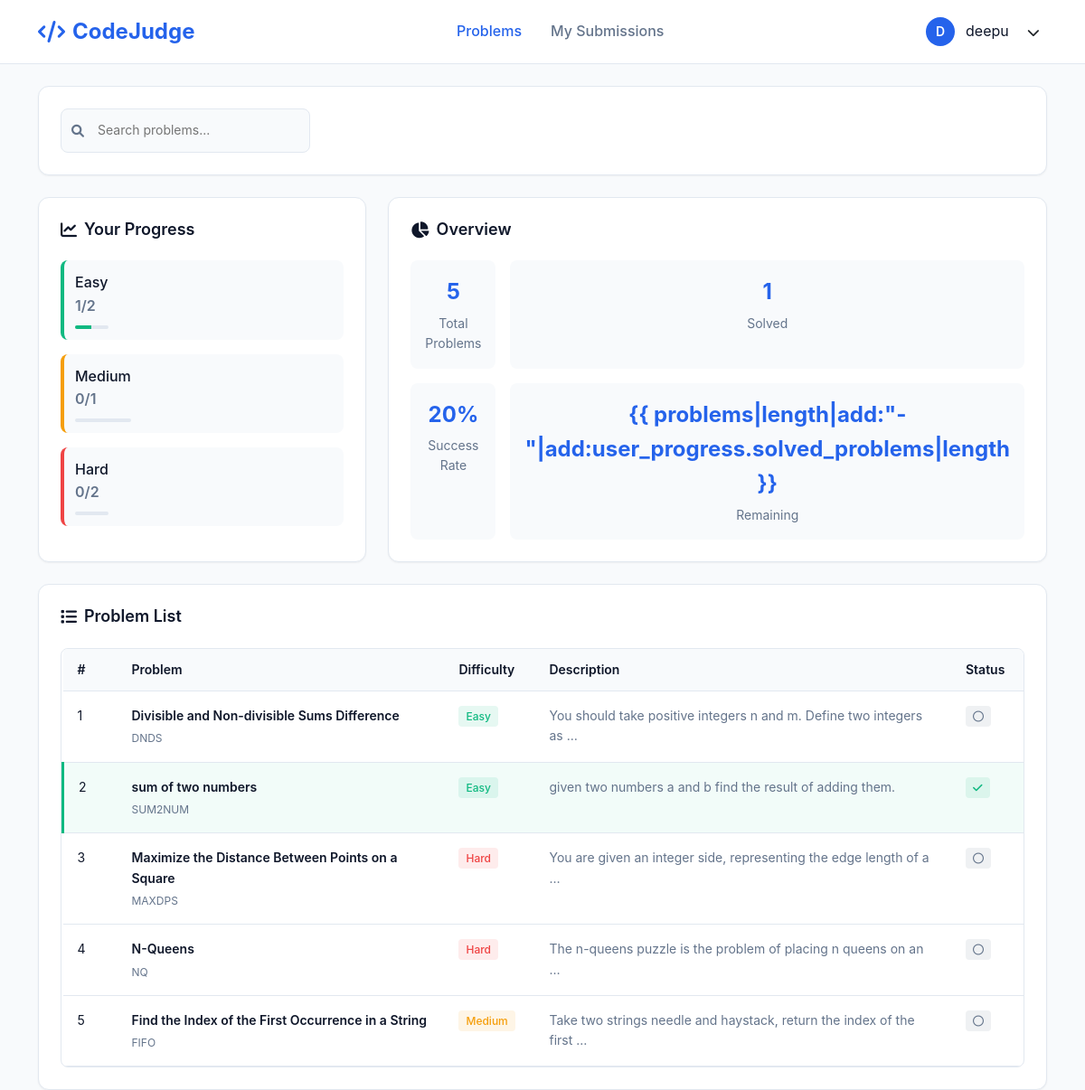
Screenshot of /problems/ (signed in) with the database file from the repository.
### core/models.py (models this page shows, shortened)
class Problem(models.Model):
    DIFFICULTY = (('E','Easy'),('M','Medium'),('H','Hard'))
    name = models.CharField(max_length=100)
    short_code = models.CharField(max_length=40,unique=True)
    statement = models.TextField()
    difficulty = models.CharField(max_length=1,choices=DIFFICULTY)

### core/views.py (the view, shortened to what this page needs)
# urls.py: path('', views.problems_list, name='problems_list'),
def problems_list(request):
    search_query = request.GET.get('search', '').strip()
    problems = Problem.objects.all()
    if search_query:
        problems = problems.filter(
            Q(name__icontains=search_query) |
            Q(short_code__icontains=search_query) |
            Q(statement__icontains=search_query)
        )
    problems = problems.order_by('difficulty', 'name')
    context = {
        'problems': problems,
        'search_query': search_query,
        'easy_count': Problem.objects.filter(difficulty='E').count(),
        'medium_count': Problem.objects.filter(difficulty='M').count(),
        'hard_count': Problem.objects.filter(difficulty='H').count(),
    }
    if request.user.is_authenticated:
        accepted_submissions = Submission.objects.filter(
            user=request.user,
            verdict='AC'
        ).values_list('problem__short_code', flat=True).distinct()
        solved_problems = set(accepted_submissions)
        all_problems = Problem.objects.all()
        easy_solved = 0
        medium_solved = 0
        hard_solved = 0
        for problem in all_problems:
            if problem.short_code in solved_problems:
                if problem.difficulty == 'E':
                    easy_solved += 1
                elif problem.difficulty == 'M':
                    medium_solved += 1
                elif problem.difficulty == 'H':
                    hard_solved += 1
        user_progress = {
            'solved_problems': solved_problems,
            'easy_completed': easy_solved,
            'medium_completed': medium_solved,
            'hard_completed': hard_solved,
        }
        context['user_progress'] = user_progress
    return render(request, 'problem_list.html', context)

### core/templates/problem_list.html (shortened to what this page needs)
{% load static %}
<!DOCTYPE html>
<html lang="en">
<head>
    <link href="https://cdn.jsdelivr.net/npm/bootstrap@5.3.0/dist/css/bootstrap.min.css" rel="stylesheet">
    <link href="https://cdnjs.cloudflare.com/ajax/libs/font-awesome/6.0.0/css/all.min.css" rel="stylesheet">
</head>
<body>
    <header class="header">
        <div class="container">
            <div class="header-content">
                <a href="{% url 'core:problems_list' %}" class="logo">
                    <i class="fas fa-code"></i>
                    CodeJudge
                </a>
                <nav class="nav-links">
                    <a href="{% url 'core:problems_list' %}" class="nav-link active">Problems</a>
                    {% if user.is_authenticated %}
                    <a href="{% url 'core:submissions_list' %}" class="nav-link">My Submissions</a>
                    {% endif %}
                </nav>
                <div class="user-profile">
                    {% if user.is_authenticated %}
                    <div class="user-avatar">{{ user.username|first|upper }}</div>
                    <span>{{ user.username }}</span>
                    <div class="dropdown">
                        <button class="btn btn-sm" type="button" data-bs-toggle="dropdown">
                            <i class="fas fa-chevron-down"></i>
                        </button>
                    </div>
                    {% else %}
                    <a href="{% url 'authentication:login-user' %}" class="nav-link">Login</a>
                    <a href="{% url 'authentication:register-user' %}" class="nav-link">Register</a>
                    {% endif %}
                </div>
            </div>
        </div>
    </header>
    <div class="container" style="margin-top: 1.5rem;">
        <div class="search-section">
            <form method="GET" action="{% url 'core:problems_list' %}">
                <div style="display: flex; align-items: center;">
                    <div class="search-container">
                        <i class="fas fa-search search-icon"></i>
                        <input type="text" name="search" class="search-input" placeholder="Search problems..."
                            value="{{ search_query }}">
                    </div>
                </div>
            </form>
        </div>
        {% if user.is_authenticated and not search_query %}
        <div class="dashboard-grid">
            <div class="progress-card">
                <h3 class="card-title">
                    <i class="fas fa-chart-line"></i>
                    Your Progress
                </h3>
                <div class="progress-stats">
                    <div class="stat-item easy">
                        <div>
                            <div class="stat-label">Easy</div>
                            <div class="stat-value">{{ user_progress.easy_completed }}/{{ easy_count }}</div>
                            <div class="progress-bar">
                                <div class="progress-fill easy" data-easy-completed="{{ user_progress.easy_completed }}"
                                    data-easy-total="{{ easy_count }}"></div>
                            </div>
                        </div>
                    </div>
                    <div class="stat-item medium">
                        <div>
                            <div class="stat-label">Medium</div>
                            <div class="stat-value">{{ user_progress.medium_completed }}/{{ medium_count }}</div>
                            <div class="progress-bar">
                            </div>
                        </div>
                    </div>
                    <div class="stat-item hard">
                        <div>
                            <div class="stat-label">Hard</div>
                            <div class="stat-value">{{ user_progress.hard_completed }}/{{ hard_count }}</div>
                            <div class="progress-bar">
                            </div>
                        </div>
                    </div>
                </div>
            </div>
            <div class="quick-stats">
                <h3 class="card-title">
                    <i class="fas fa-chart-pie"></i>
                    Overview
                </h3>
                <div class="stats-grid">
                    <div class="quick-stat">
                        <div class="quick-stat-number">{{ problems|length }}</div>
                        <div class="quick-stat-label">Total Problems</div>
                    </div>
                    <div class="quick-stat">
                        <div class="quick-stat-number">{{ user_progress.solved_problems|length }}</div>
                        <div class="quick-stat-label">Solved</div>
                    </div>
                    <div class="quick-stat">
                        <div class="quick-stat-number">
                            {% with total_problems=problems|length solved_count=user_progress.solved_problems|length %}
                            {% if total_problems > 0 %}
                            {% widthratio solved_count total_problems 100 %}%
                            {% else %}
                            0%
                            {% endif %}
                            {% endwith %}
                        </div>
                        <div class="quick-stat-label">Success Rate</div>
                    </div>
                    <div class="quick-stat">
                        <div class="quick-stat-number">{{
                            problems|length|add:"-"|add:user_progress.solved_problems|length }}</div>
                        <div class="quick-stat-label">Remaining</div>
                    </div>
                </div>
            </div>
        </div>
        {% endif %}
        <div class="problems-card">
            <h3 class="card-title">
                <i class="fas fa-list"></i>
                {% if search_query %}Search Results{% else %}Problem List{% endif %}
            </h3>
            <div class="table-container">
                <table class="custom-table">
                    <thead>
                        <tr>
                            <th style="width: 60px;">#</th>
                            <th>Problem</th>
                            <th style="width: 100px;">Difficulty</th>
                            <th>Description</th>
                            <th style="width: 80px;">Status</th>
                        </tr>
                    </thead>
                    <tbody>
                        {% for problem in problems %}
                        <tr class="problem-row {% if problem.short_code in user_progress.solved_problems %}solved{% endif %}"
                            data-url="{% url 'core:problem_detail' problem.short_code %}">
                            <td>{{ forloop.counter }}</td>
                            <td>
                                <a href="{% url 'core:problem_detail' problem.short_code %}" class="problem-name">
                                    {{ problem.name }}
                                </a>
                                <div class="problem-code">{{ problem.short_code }}</div>
                            </td>
                            <td>
                                {% if problem.difficulty == 'E' %}
                                <span class="difficulty-badge easy">Easy</span>
                                {% elif problem.difficulty == 'M' %}
                                <span class="difficulty-badge medium">Medium</span>
                                {% else %}
                                <span class="difficulty-badge hard">Hard</span>
                                {% endif %}
                            </td>
                            <td>
                                <span style="color: var(--text-secondary);">
                                    {{ problem.statement|truncatewords:12 }}
                                </span>
                            </td>
                            <td>
                                {% if problem.short_code in user_progress.solved_problems %}
                                <span class="status-badge solved">
                                    <i class="fas fa-check"></i>
                                </span>
                                {% else %}
                                <span class="status-badge unsolved">
                                    <i class="far fa-circle"></i>
                                </span>
                                {% endif %}
                            </td>
                        </tr>
                        {% endfor %}
                    </tbody>
                </table>
            </div>
        </div>
    </div>
</body>
</html>

### rows the page displays
Problem: name "Divisible and Non-divisible Sums Difference", short_code "DNDS", difficulty "Easy", statement "You should take positive integers n and m. Define two integers as …"
Problem: name "sum of two numbers", short_code "SUM2NUM", difficulty "Easy", statement "given two numbers a and b find the result of adding them."
Problem: name "Maximize the Distance Between Points on a Square", short_code "MAXDPS", difficulty "Hard", statement "You are given an integer side, representing the edge length of a …"
Problem: name "N-Queens", short_code "NQ", difficulty "Hard", statement "The n-queens puzzle is the problem of placing n queens on an …"
Problem: name "Find the Index of the First Occurrence in a String", short_code "FIFO", difficulty "Medium", statement "Take two strings needle and haystack, return the index of the first …"

### other values shown
{{ user.username|first|upper }} "D"
{{ user.username }} "deepu"
{{ user_progress.easy_completed }} "1"
{{ easy_count }} "2"
{{ user_progress.medium_completed }} "0"
{{ medium_count }} "1"
{{ user_progress.hard_completed }} "0"
{{ hard_count }} "2"
{{ problems|length }} "5"
{{ user_progress.solved_problems|length }} "1"
